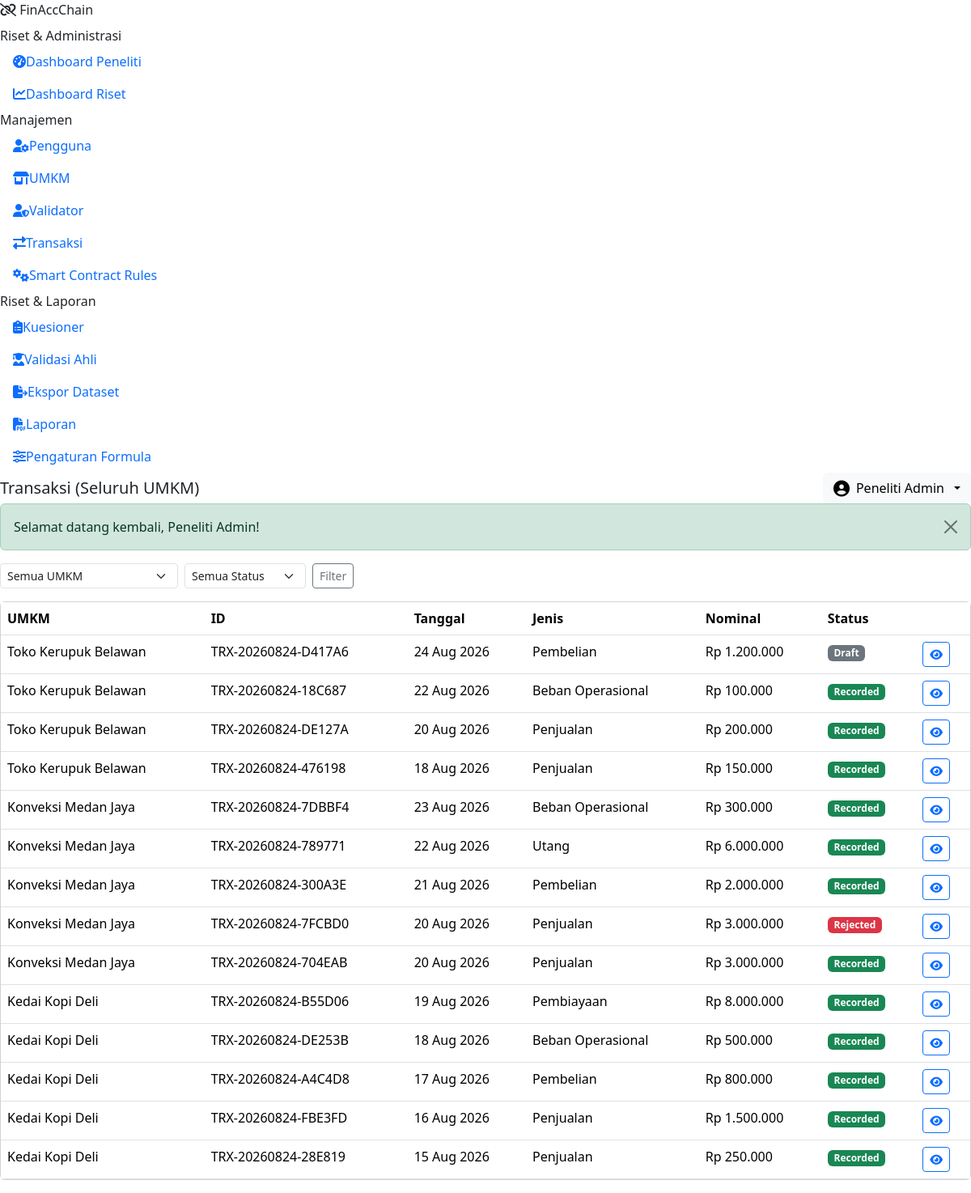
The app's page /admin/transactions.php (signed in) with its own data.
### tables this page shows
CREATE TABLE transactions (
    id INT UNSIGNED AUTO_INCREMENT PRIMARY KEY,
    msme_id INT UNSIGNED NOT NULL,
    transaction_uid VARCHAR(40) NOT NULL UNIQUE,    
    transaction_date DATE NOT NULL,
    type ENUM('sales','purchase','operating_expense','receivable','payable','capital','financing','other_income','other_expense') NOT NULL,
    party_name VARCHAR(150) NULL,
    description VARCHAR(255) NULL,
    amount DECIMAL(18,2) NOT NULL,
    payment_channel ENUM('cash','bank_transfer','qr_payment','e_wallet','digital_financing') NOT NULL DEFAULT 'cash',
    debit_account_id INT UNSIGNED NULL,
    credit_account_id INT UNSIGNED NULL,
    status ENUM('draft','pending','validated','rejected','recorded','reversed') NOT NULL DEFAULT 'draft',
    rejected_reason VARCHAR(255) NULL,
    reversal_of_id INT UNSIGNED NULL,
    created_by INT UNSIGNED NOT NULL,
    approved_by INT UNSIGNED NULL,
    is_demo TINYINT(1) NOT NULL DEFAULT 0,
    created_at DATETIME NOT NULL DEFAULT CURRENT_TIMESTAMP,
    updated_at DATETIME NOT NULL DEFAULT CURRENT_TIMESTAMP ON UPDATE CURRENT_TIMESTAMP,
    CONSTRAINT fk_trx_msme FOREIGN KEY (msme_id) REFERENCES msmes(id) ON DELETE CASCADE,
    CONSTRAINT fk_trx_debit_acc FOREIGN KEY (debit_account_id) REFERENCES accounts(id),
    CONSTRAINT fk_trx_credit_acc FOREIGN KEY (credit_account_id) REFERENCES accounts(id),
    CONSTRAINT fk_trx_reversal FOREIGN KEY (reversal_of_id) REFERENCES transactions(id),
    CONSTRAINT fk_trx_creator FOREIGN KEY (created_by) REFERENCES users(id),
    CONSTRAINT fk_trx_approver FOREIGN KEY (approved_by) REFERENCES users(id),
    INDEX idx_trx_msme (msme_id),
    INDEX idx_trx_status (status),
    INDEX idx_trx_date (transaction_date),
    INDEX idx_trx_type (type)
);

CREATE TABLE msmes (
    id INT UNSIGNED AUTO_INCREMENT PRIMARY KEY,
    user_id INT UNSIGNED NOT NULL,
    business_name VARCHAR(150) NOT NULL,
    owner_name VARCHAR(150) NOT NULL,
    sector VARCHAR(100) NOT NULL,
    address VARCHAR(255) NULL,
    business_age_years TINYINT UNSIGNED NULL,
    employee_count SMALLINT UNSIGNED NULL,
    monthly_turnover_category ENUM('<5jt','5-10jt','10-50jt','50-300jt','>300jt') NOT NULL DEFAULT '<5jt',
    digital_payment_usage ENUM('none','partial','full') NOT NULL DEFAULT 'partial',
    fintech_usage ENUM('none','payment_only','payment_financing','full_integration') NOT NULL DEFAULT 'none',
    accounting_method ENUM('manual','spreadsheet','accounting_app','none') NOT NULL DEFAULT 'manual',
    business_status ENUM('active','inactive','suspended') NOT NULL DEFAULT 'active',
    is_demo TINYINT(1) NOT NULL DEFAULT 0,
    created_at DATETIME NOT NULL DEFAULT CURRENT_TIMESTAMP,
    updated_at DATETIME NOT NULL DEFAULT CURRENT_TIMESTAMP ON UPDATE CURRENT_TIMESTAMP,
    CONSTRAINT fk_msme_user FOREIGN KEY (user_id) REFERENCES users(id) ON DELETE CASCADE,
    INDEX idx_msme_sector (sector)
);

### admin/transactions.php (the view, shortened to what this page needs)
<?php
require_once __DIR__ . '/../core/bootstrap.php';
$db = Database::connection();
$page = max(1, (int) ($_GET['page'] ?? 1));
$where = 'WHERE 1=1';
$params = [];
$countStmt = $db->prepare("SELECT COUNT(*) FROM transactions t $where");
$countStmt->execute($params);
$total = (int) $countStmt->fetchColumn();
[$page, $totalPages, $offset] = paginate_query($total, $page, 15);
$stmt = $db->prepare("SELECT t.*, m.business_name FROM transactions t JOIN msmes m ON m.id=t.msme_id $where ORDER BY t.id DESC LIMIT 15 OFFSET $offset");
$stmt->execute($params);
$rows = $stmt->fetchAll();
require __DIR__ . '/../includes/app_header.php';
?>
<form class="d-flex flex-wrap gap-2 mb-3" method="get">
  <select name="msme_id" class="form-select form-select-sm" style="width:220px">
    <option value="">Semua UMKM</option>
  </select>
  <select name="status" class="form-select form-select-sm" style="width:150px">
    <option value="">Semua Status</option>
  </select>
  <button class="btn btn-sm btn-outline-secondary">Filter</button>
</form>
<div class="card fac-card">
  <div class="table-responsive">
    <table class="table table-fac mb-0">
      <thead><tr><th>UMKM</th><th>ID</th><th>Tanggal</th><th>Jenis</th><th>Nominal</th><th>Status</th><th></th></tr></thead>
      <tbody>
      <?php foreach ($rows as $r): ?>
        <tr>
          <td><?= e($r['business_name']) ?></td>
          <td><?= e($r['transaction_uid']) ?></td>
          <td><?= format_date($r['transaction_date']) ?></td>
          <td><?= e(TransactionService::TYPES[$r['type']] ?? $r['type']) ?></td>
          <td><?= format_money($r['amount']) ?></td>
          <td><?= status_badge($r['status']) ?></td>
          <td><a href="<?= base_url('msme/transaction_detail.php?id=' . $r['id']) ?>" class="btn btn-sm btn-outline-primary"><i class="fa-solid fa-eye"></i></a></td>
        </tr>
      <?php endforeach; ?>
      </tbody>
    </table>
  </div>
</div>
<?php require __DIR__ . '/../includes/app_footer.php'; ?>

### core/helpers.php (shortened to what this page needs)
<?php
function base_url(string $path = ''): string
{
    $path = ltrim($path, '/');
    return APP_URL_BASE . '/' . $path;
}
function e(?string $value): string
{
    return htmlspecialchars((string) $value, ENT_QUOTES, 'UTF-8');
}
function format_money($amount): string
{
    return 'Rp ' . number_format((float) $amount, 0, ',', '.');
}
function format_date(?string $date, string $fmt = 'd M Y'): string
{
    $ts = strtotime($date);
    return $ts ? date($fmt, $ts) : '-';
}
function status_badge(string $status): string
{
    $map = [
        'draft' => 'secondary',
        'pending' => 'warning',
        'validated' => 'info',
        'rejected' => 'danger',
        'recorded' => 'success',
        'reversed' => 'dark',
        'pass' => 'success',
        'fail' => 'danger',
        'warning' => 'warning',
        'success' => 'success',
        'failed' => 'danger',
        'active' => 'success',
        'inactive' => 'secondary',
        'suspended' => 'danger',
    ];
    $color = $map[$status] ?? 'secondary';
    $label = ucwords(str_replace('_', ' ', $status));
    return '<span class="badge text-bg-' . $color . '">' . e($label) . '</span>';
}
function paginate_query(int $total, int $page, int $perPage = 10): array
{
    $totalPages = max(1, (int) ceil($total / $perPage));
    $page = max(1, min($page, $totalPages));
    $offset = ($page - 1) * $perPage;
    return [$page, $totalPages, $offset];
}

### records on screen
transactions: msme.business_name "Toko Kerupuk Belawan", transaction_uid "TRX-20260824-D417A6", transaction_date "24 Aug 2026", type "Pembelian", amount "Rp 1.200.000", status "Draft"
transactions: msme.business_name "Toko Kerupuk Belawan", transaction_uid "TRX-20260824-18C687", transaction_date "22 Aug 2026", type "Beban Operasional", amount "Rp 100.000", status "Recorded"
transactions: msme.business_name "Toko Kerupuk Belawan", transaction_uid "TRX-20260824-DE127A", transaction_date "20 Aug 2026", type "Penjualan", amount "Rp 200.000", status "Recorded"
transactions: msme.business_name "Toko Kerupuk Belawan", transaction_uid "TRX-20260824-476198", transaction_date "18 Aug 2026", type "Penjualan", amount "Rp 150.000", status "Recorded"
transactions: msme.business_name "Konveksi Medan Jaya", transaction_uid "TRX-20260824-7DBBF4", transaction_date "23 Aug 2026", type "Beban Operasional", amount "Rp 300.000", status "Recorded"
transactions: msme.business_name "Konveksi Medan Jaya", transaction_uid "TRX-20260824-789771", transaction_date "22 Aug 2026", type "Utang", amount "Rp 6.000.000", status "Recorded"
transactions: msme.business_name "Konveksi Medan Jaya", transaction_uid "TRX-20260824-300A3E", transaction_date "21 Aug 2026", type "Pembelian", amount "Rp 2.000.000", status "Recorded"
transactions: msme.business_name "Konveksi Medan Jaya", transaction_uid "TRX-20260824-7FCBD0", transaction_date "20 Aug 2026", type "Penjualan", amount "Rp 3.000.000", status "Rejected"
transactions: msme.business_name "Konveksi Medan Jaya", transaction_uid "TRX-20260824-704EAB", transaction_date "20 Aug 2026", type "Penjualan", amount "Rp 3.000.000", status "Recorded"
transactions: msme.business_name "Kedai Kopi Deli", transaction_uid "TRX-20260824-B55D06", transaction_date "19 Aug 2026", type "Pembiayaan", amount "Rp 8.000.000", status "Recorded"
transactions: msme.business_name "Kedai Kopi Deli", transaction_uid "TRX-20260824-DE253B", transaction_date "18 Aug 2026", type "Beban Operasional", amount "Rp 500.000", status "Recorded"
transactions: msme.business_name "Kedai Kopi Deli", transaction_uid "TRX-20260824-A4C4D8", transaction_date "17 Aug 2026", type "Pembelian", amount "Rp 800.000", status "Recorded"
transactions: msme.business_name "Kedai Kopi Deli", transaction_uid "TRX-20260824-FBE3FD", transaction_date "16 Aug 2026", type "Penjualan", amount "Rp 1.500.000", status "Recorded"
transactions: msme.business_name "Kedai Kopi Deli", transaction_uid "TRX-20260824-28E819", transaction_date "15 Aug 2026", type "Penjualan", amount "Rp 250.000", status "Recorded"

### other values on screen
APP_NAME "FinAccChain"
$label "Dashboard Peneliti Dashboard Riset Pengguna UMKM Validator Transaksi Smart Contract Rules Kuesioner Validasi Ahli Ekspor Dataset Laporan Pengaturan Formula"
$pageTitle "Transaksi (Seluruh UMKM)"
$u['name'] "Peneliti Admin"
$f['message'] "Selamat datang kembali, Peneliti Admin!"
